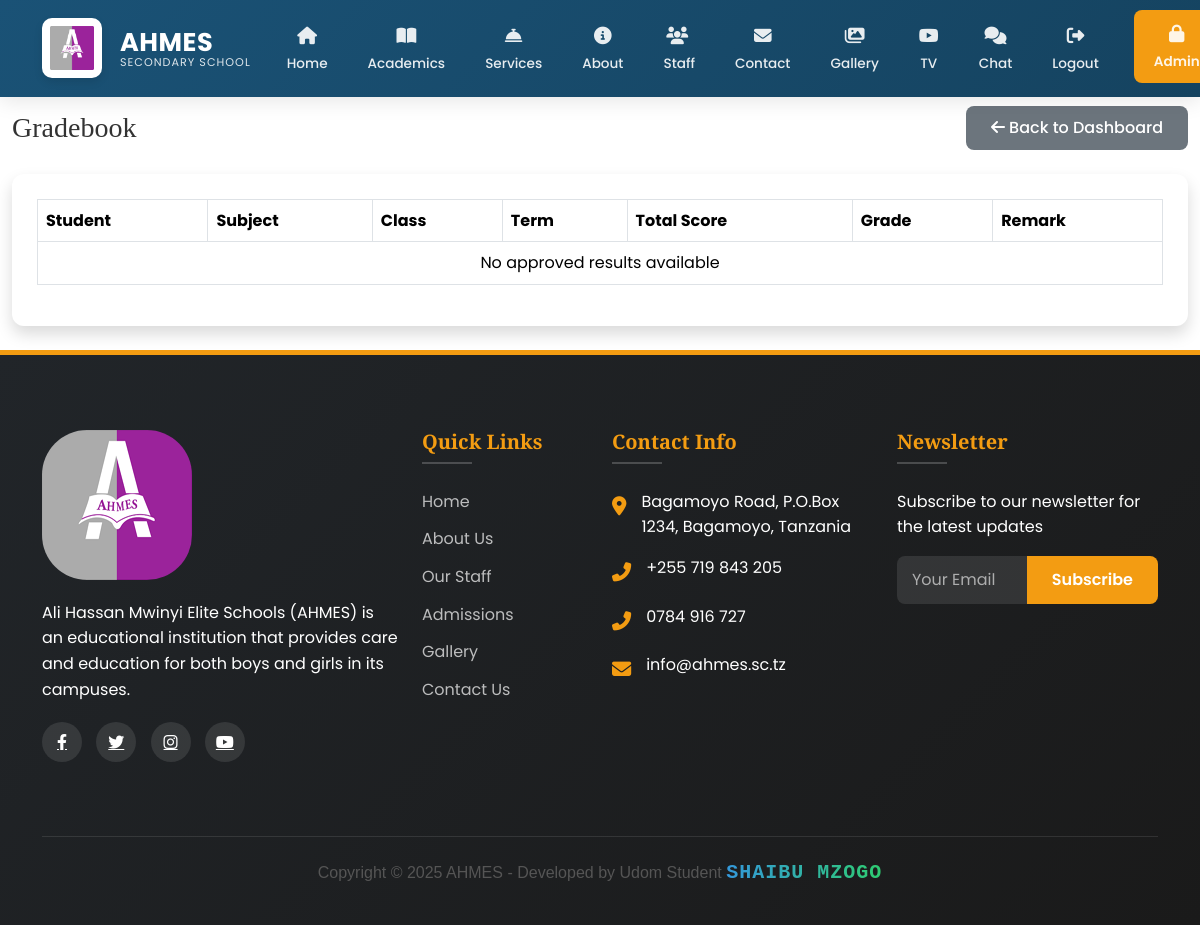
/teacher/gradebook/ (signed in), run on an earlier commit of the app's database.
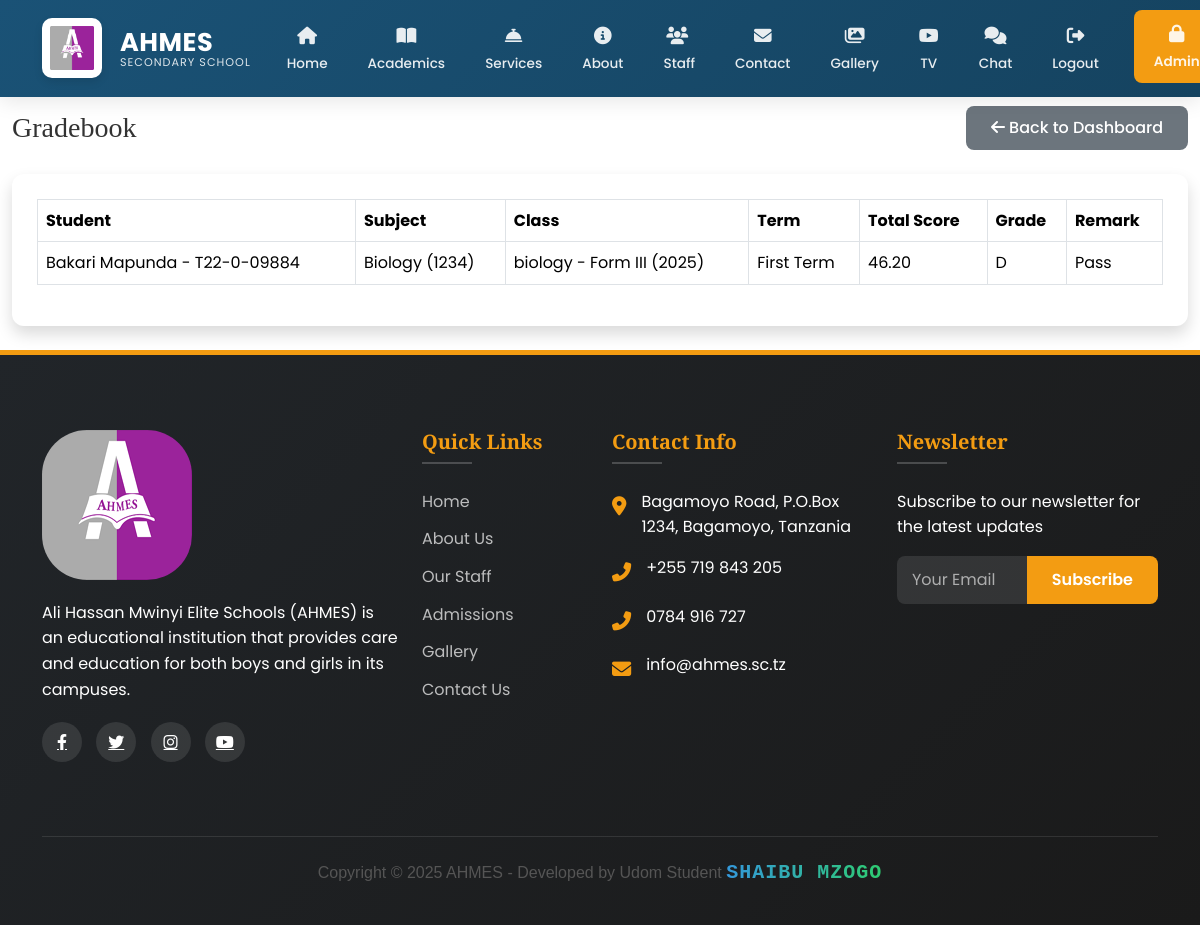
And on a later commit of the database.
### main/models.py (models this page shows, shortened)
class Result(models.Model):
    TERM_CHOICES = [
        ('1', 'First Term'),
        ('2', 'Second Term'),
    ]
    student = models.ForeignKey(Student, on_delete=models.CASCADE, related_name='results')
    subject = models.ForeignKey(Subject, on_delete=models.CASCADE)
    school_class = models.ForeignKey(SchoolClass, on_delete=models.CASCADE)
    term = models.CharField(max_length=1, choices=TERM_CHOICES)
    academic_year = models.CharField(max_length=20)
    exam_score = models.DecimalField(max_digits=5, decimal_places=2)
    test_score = models.DecimalField(max_digits=5, decimal_places=2)
    assignment_score = models.DecimalField(max_digits=5, decimal_places=2)
    total_score = models.DecimalField(max_digits=5, decimal_places=2, editable=False)
    grade = models.CharField(max_length=2, editable=False)
    remark = models.CharField(max_length=100, editable=False)
    teacher = models.ForeignKey(StaffMember, on_delete=models.CASCADE, related_name='results_given')
    date_created = models.DateTimeField(auto_now_add=True)
    is_approved = models.BooleanField(default=False)
    approved_by = models.ForeignKey(User, on_delete=models.SET_NULL, null=True, blank=True, related_name='approved_results')
    date_approved = models.DateTimeField(null=True, blank=True)
    class Meta:
        unique_together = ('student', 'subject', 'term', 'academic_year')
    class Result(models.Model):
     TERM_CHOICES = [
        ('1', 'First Term'),
        ('2', 'Second Term'),
        ('3', 'Third Term'),
     ]
    student = models.ForeignKey(Student, on_delete=models.CASCADE, related_name='results')
    subject = models.ForeignKey('Subject', on_delete=models.CASCADE)
    school_class = models.ForeignKey('SchoolClass', on_delete=models.CASCADE)
    term = models.CharField(max_length=1, choices=TERM_CHOICES)
    academic_year = models.CharField(max_length=20)
    exam_score = models.DecimalField(max_digits=5, decimal_places=2)
    test_score = models.DecimalField(max_digits=5, decimal_places=2)
    assignment_score = models.DecimalField(max_digits=5, decimal_places=2)
    total_score = models.DecimalField(max_digits=5, decimal_places=2, editable=False)
    grade = models.CharField(max_length=2, editable=False)
    remark = models.CharField(max_length=100, editable=False)
    teacher = models.ForeignKey('StaffMember', on_delete=models.CASCADE, related_name='results_given')
    date_created = models.DateTimeField(auto_now_add=True)
    is_approved = models.BooleanField(default=False)
    approved_by = models.ForeignKey(User, on_delete=models.SET_NULL, null=True, blank=True, related_name='approved_results')
    date_approved = models.DateTimeField(null=True, blank=True)
    class Meta:
        unique_together = ('student', 'subject', 'term', 'academic_year')

class Student(models.Model):
    GENDER_CHOICES = [
        ('M', 'Male'),
        ('F', 'Female'),
    ]
    user = models.OneToOneField(
        User,
        on_delete=models.CASCADE,
        related_name='student_profile',
        null=True,
        blank=True
    )
    first_name = models.CharField(max_length=100)
    middle_name = models.CharField(max_length=100, blank=True)
    last_name = models.CharField(max_length=100)
    gender = models.CharField(max_length=1, choices=GENDER_CHOICES)
    date_of_birth = models.DateField()
    admission_number = models.CharField(max_length=20, unique=True)
    campus = models.ForeignKey(
        Campus,
        on_delete=models.CASCADE,
        related_name='students'
    )
    level = models.ForeignKey(
        Level,
        on_delete=models.CASCADE,
        related_name='students'
    )
    admission_date = models.DateField()
    parent = models.ForeignKey(
        Parent,
        on_delete=models.CASCADE,
        related_name='students',
        null=True,
        blank=True
    )
    profile_picture = CloudinaryField(
        'students/profile_pictures',
        folder="school/students/profile_pictures",
        transformation={'quality': 'auto:good', 'width': 300, 'height': 300, 'crop': 'fill'},
        blank=True,
        null=True
    )
    created_at = models.DateTimeField(auto_now_add=True)
    updated_at = models.DateTimeField(auto_now=True)
    def __str__(self):
        return f"{self.first_name} {self.last_name} - {self.admission_number}"
    class Meta:
        ordering = ['-created_at']
        verbose_name = 'Student'
        verbose_name_plural = 'Students'

class Subject(models.Model):
    name = models.CharField(max_length=100)
    code = models.CharField(max_length=20, unique=True)
    description = models.TextField(blank=True)
    level = models.ForeignKey(Level, on_delete=models.CASCADE, related_name='subjects')
    def __str__(self):
        return f"{self.name} ({self.code})"

class SchoolClass(models.Model):
    name = models.CharField(max_length=100)
    level = models.ForeignKey(Level, on_delete=models.CASCADE)
    teacher = models.ForeignKey(StaffMember, on_delete=models.CASCADE)
    students = models.ManyToManyField(Student)
    academic_year = models.CharField(max_length=20)
    created_at = models.DateTimeField(auto_now_add=True)
    updated_at = models.DateTimeField(auto_now=True)
    def __str__(self):
        return f"{self.name} - {self.level.name} ({self.academic_year})"

class Level(models.Model):
    name = models.CharField(max_length=100)
    description = models.TextField()

### main/views.py (the view)
# urls.py: path('teacher/gradebook/', views.teacher_gradebook, name='teacher_gradebook'),
@login_required
@user_passes_test(is_teacher)
def teacher_gradebook(request):
    teacher = request.user.staff_profile
    results = Result.objects.filter(teacher=teacher, is_approved=True)
    return render(request, 'academics/teacher_gradebook.html', {
        'results': results
    })

### main/context_processors.py (called while the page is built)
def admin_counts(request):
    if request.user.is_authenticated and request.user.is_admin:
        return {
            'pending_comments': Comment.objects.filter(is_approved=False).count(),
            'gallery_count': Gallery.objects.count(),
        }
    return {}

def unread_messages_count(request):
    if request.user.is_authenticated:
        count = Message.objects.filter(
            conversation__participants=request.user,
            is_read=False
        ).exclude(
            sender=request.user
        ).count()
        print(f"DEBUG: Unread messages count for {request.user}: {count}")  # Debug output
        return {'unread_messages_count': count}
    return {}

### main/models.py (called while the page is built)
    def __str__(self):
        return self.username

### main/views.py (called while the page is built)
def is_teacher(user):
    return user.is_authenticated and (
        hasattr(user, 'staff_profile') and
        user.staff_profile.position == 'Teacher'
    )

### main/templates/academics/teacher_gradebook.html
{% extends 'main/base.html' %}
{% load static %}
{% block content %}
<div class="container-fluid">
  <div class="d-sm-flex align-items-center justify-content-between mb-4">
    <h1 class="h3 mb-0 text-gray-800">Gradebook</h1>
    <a href="{% url 'teacher_dashboard' %}" class="btn btn-secondary">
      <i class="fas fa-arrow-left mr-2"></i> Back to Dashboard
    </a>
  </div>
  <div class="card shadow mb-4">
    <div class="card-body">
      <div class="table-responsive">
        <table class="table table-bordered" width="100%" cellspacing="0">
          <thead>
            <tr>
              <th>Student</th>
              <th>Subject</th>
              <th>Class</th>
              <th>Term</th>
              <th>Total Score</th>
              <th>Grade</th>
              <th>Remark</th>
            </tr>
          </thead>
          <tbody>
            {% for result in results %}
            <tr>
              <td>{{ result.student }}</td>
              <td>{{ result.subject }}</td>
              <td>{{ result.school_class }}</td>
              <td>{{ result.get_term_display }}</td>
              <td>{{ result.total_score }}</td>
              <td>{{ result.grade }}</td>
              <td>{{ result.remark }}</td>
            </tr>
            {% empty %}
            <tr>
              <td colspan="7" class="text-center">No approved results available</td>
            </tr>
            {% endfor %}
          </tbody>
        </table>
      </div>
    </div>
  </div>
</div>
{% endblock %}

What changed in the data, as far as the page shows it:
added Result: student "Bakari Mapunda - T22-0-09884", subject "Biology (1234)", school_class "biology - Form III (2025)", term "First Term", total_score "46.20", grade "D", remark "Pass"
Also different on the page:
text no longer shown: "No approved results available"
